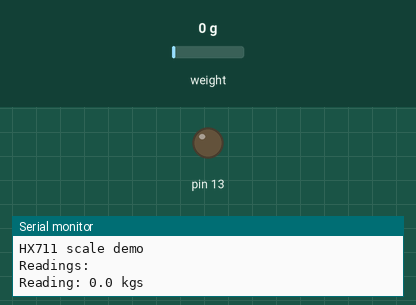
Simulated run of this sketch. Board: Arduino Uno, built with avr-gcc and run on an emulated ATmega328P. Parts: output pins drawn as LEDs (lit = HIGH), the last lines printed to the serial monitor. The inputs (shaded band) are chosen by the test bench; at power-on: weight on the scale 0 g.

Above: at 2.2 s.
2.3 s: weight on the scale set to 276 g
3.8 s: weight on the scale set to 319 g
At 5.6 s:
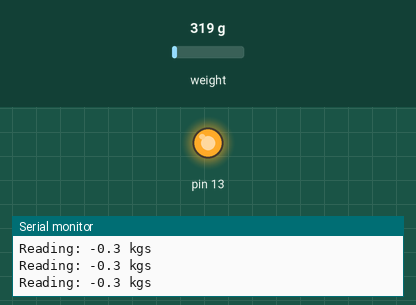
6.3 s: weight on the scale set to 100 g
At 7.5 s:
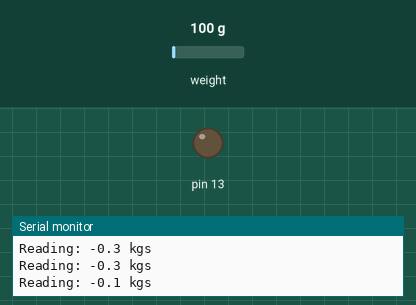
9.5 s: weight on the scale set to 1250 g
At 10.6 s:
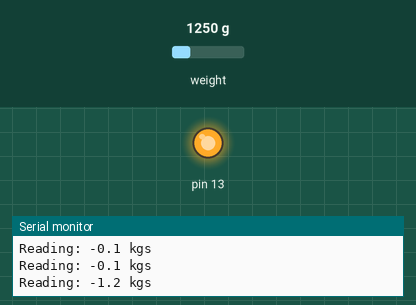
Timing chart, 0 to 12.1 s (numbered marks = the images above; inputs shaded):
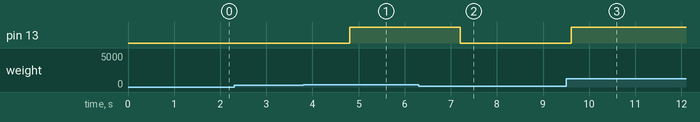

The sketch:

load_cell.ino
```cpp
// (licence header left out)
#include "HX711.h"

#define calibration_factor -705000.0 //This value is obtained using the SparkFun_HX711_Calibration sketch

#define LOADCELL_DOUT_PIN  3
#define LOADCELL_SCK_PIN  2

HX711 scale;

void setup() {
  Serial.begin(9600);
  Serial.println("HX711 scale demo");
  pinMode(13, OUTPUT);

  scale.begin(LOADCELL_DOUT_PIN, LOADCELL_SCK_PIN);
  scale.set_scale(calibration_factor); //This value is obtained by using the SparkFun_HX711_Calibration sketch
  scale.tare(); //Assuming there is no weight on the scale at start up, reset the scale to 0

  Serial.println("Readings:");
}

void loop() {
  scale.set_scale(calibration_factor);
  float weight = scale.get_units();
  Serial.print("Reading: ");
  Serial.print(-scale.get_units(), 1); //scale.get_units() returns a float
  Serial.print(" kgs"); //You can change this to kg but you'll need to refactor the calibration_factor
  Serial.println();

   if(weight>0.3)
  {
    digitalWrite(13, HIGH);
    delay(1000);
  }

  else
  {
    digitalWrite(13, LOW);
    delay(1000);
  }
}
```

Measured:
- the behaviour switches between 300 and 301 g on weight on the scale (found by bisection; images 0 and 1)
- after the input at 3.8 s, pin 13: LOW → HIGH after 1.0 s
- after the input at 6.3 s, pin 13: HIGH → LOW after 0.91 s
- after the input at 9.5 s, pin 13: LOW → HIGH after 0.11 s
